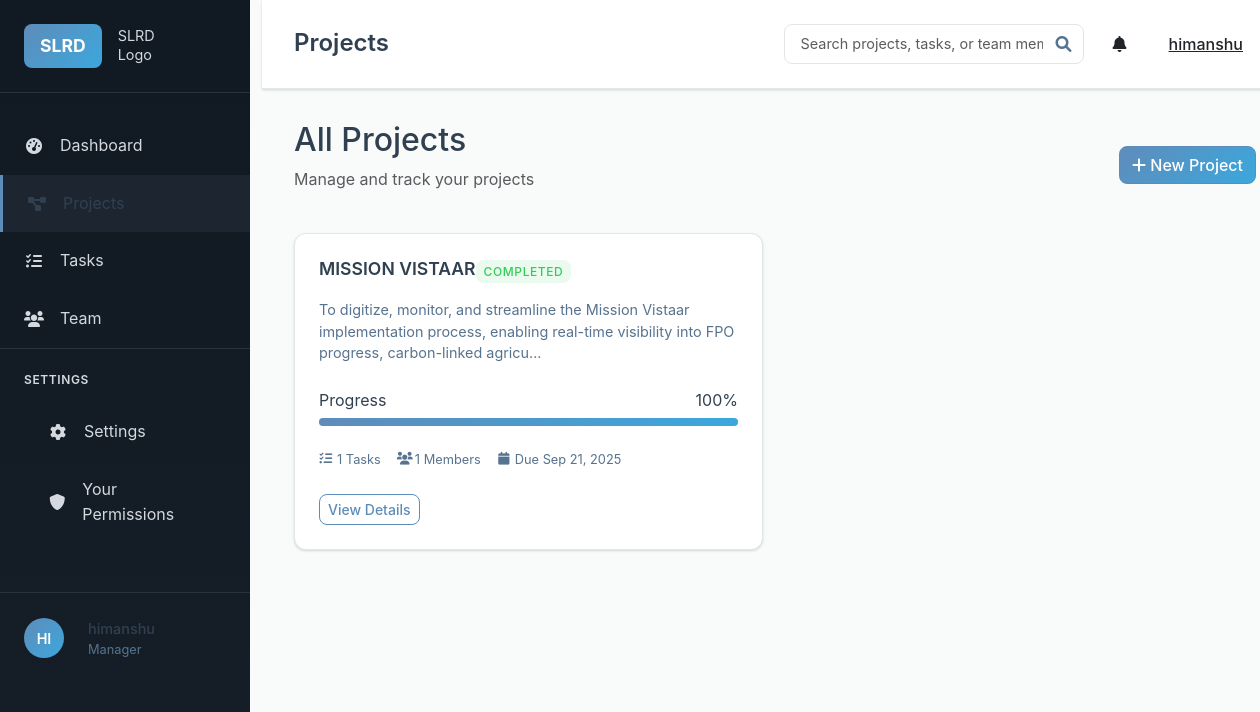
The app's page /projects (signed in) with its own data.
### models.py (models this page shows, shortened)
class User(UserMixin, db.Model):
    id = db.Column(db.Integer, primary_key=True)
    username = db.Column(db.String(80), unique=True, nullable=False)
    email = db.Column(db.String(120), unique=True, nullable=False)
    password_hash = db.Column(db.String(256), nullable=False)
    role = db.Column(db.String(20), nullable=False, default='User')  # Admin, Manager, User
    created_at = db.Column(db.DateTime, default=lambda: datetime.now(timezone.utc))
    manager_id = db.Column(db.Integer, db.ForeignKey('user.id'), nullable=True)
    skills = db.Column(db.Text)  # JSON string of skills array
    managed_users = db.relationship('User', backref=db.backref('manager', remote_side=[id]), lazy='dynamic')
    projects_created = db.relationship('Project', foreign_keys='Project.created_by_id', backref='creator', lazy='dynamic')
    projects_assigned = db.relationship('Project', secondary='project_assignments', back_populates='assigned_users', lazy='dynamic')
    tasks_created = db.relationship('Task', foreign_keys='Task.created_by_id', backref='creator', lazy='dynamic')
    tasks_assigned = db.relationship('Task', foreign_keys='Task.assigned_to_id', backref='assigned_user', lazy='dynamic')
    comments = db.relationship('Comment', backref='author', lazy='dynamic')
    permissions = db.relationship('UserPermission', backref='user', lazy='dynamic', cascade='all, delete-orphan')
    def get_accessible_projects(self):
        if self.role == 'Admin':
            return Project.query.all()
        elif self.role == 'Manager':
            created = Project.query.filter_by(created_by_id=self.id).all()
            assigned = self.projects_assigned.all()
            return list(set(created + assigned))
        else:
            return self.projects_assigned.all()

class Project(db.Model):
    id = db.Column(db.Integer, primary_key=True)
    title = db.Column(db.String(200), nullable=False)
    description = db.Column(db.Text)
    status = db.Column(db.String(20), default='In Progress')  # Just Started, In Progress, Completed
    progress = db.Column(db.Integer, default=0)  # 0-100%
    deadline = db.Column(db.Date)
    created_at = db.Column(db.DateTime, default=lambda: datetime.now(timezone.utc))
    updated_at = db.Column(db.DateTime, default=lambda: datetime.now(timezone.utc), onupdate=lambda: datetime.now(timezone.utc))
    created_by_id = db.Column(db.Integer, db.ForeignKey('user.id'), nullable=False)
    tasks = db.relationship('Task', backref='project', lazy='dynamic', cascade='all, delete-orphan')
    comments = db.relationship('Comment', backref='project', lazy='dynamic', cascade='all, delete-orphan')
    documents = db.relationship('Document', backref='project', lazy='dynamic', cascade='all, delete-orphan')
    assigned_users = db.relationship('User', secondary='project_assignments', back_populates='projects_assigned')
    def is_overdue(self):
        if self.deadline and self.status != 'Completed':
            return datetime.now().date() > self.deadline
        return False

### routes.py (the view)
@app.route('/projects')
@login_required
def projects_list():
    projects = current_user.get_accessible_projects()
    return render_template('projects/list.html', projects=projects)

### app.py (called while the page is built)
@login_manager.user_loader
def load_user(user_id):
    from models import User
    return User.query.get(int(user_id))

### templates/projects/list.html (shortened to what this page needs)
{% extends "base.html" %}
{% block page_title %}Projects{% endblock %}
{% block content %}
<div class="content-header">
    <div class="d-flex justify-content-between align-items-center mb-4">
        <div>
            <h2>All Projects</h2>
            <p class="text-muted">Manage and track your projects</p>
        </div>
        {% if current_user.role in ['Admin', 'Manager'] %}
        <a href="{{ url_for('create_project') }}" class="btn btn-primary">
            <i class="fas fa-plus"></i> New Project
        </a>
        {% endif %}
    </div>
</div>
<div class="projects-grid">
    {% for project in projects %}
    <div class="project-card">
        <div class="project-header">
            <h4>{{ project.title }}</h4>
            <div class="project-status">
                <span class="status-badge status-{{ project.status.lower().replace(' ', '-') }}">
                    {{ project.status }}
                </span>
            </div>
        </div>
        <p class="project-description">{{ project.description[:150] }}...</p>
        <div class="project-progress">
            <div class="d-flex justify-content-between mb-1">
                <span>Progress</span>
                <span>{{ project.progress }}%</span>
            </div>
            <div class="progress">
                <div class="progress-bar" style="width: {{ project.progress }}%"></div>
            </div>
        </div>
        <div class="project-meta">
            <div class="meta-item">
                <i class="fas fa-tasks"></i>
                <span>{{ project.tasks.count() }} Tasks</span>
            </div>
            <div class="meta-item">
                <i class="fas fa-users"></i>
                <span>{{ project.assigned_users|length }} Members</span>
            </div>
            {% if project.deadline %}
            <div class="meta-item">
                <i class="fas fa-calendar"></i>
                <span>Due {{ project.deadline.strftime('%b %d, %Y') }}</span>
            </div>
            {% endif %}
        </div>
        <div class="project-actions">
            <a href="{{ url_for('view_project', project_id=project.id) }}" class="btn btn-outline-primary btn-sm">
                View Details
            </a>
        </div>
    </div>
    {% endfor %}
</div>
{% endblock %}

### templates/base.html (shortened to what this page needs)
<!DOCTYPE html>
<html lang="en">
<head>
    <link href="https://cdn.jsdelivr.net/npm/bootstrap@5.3.0/dist/css/bootstrap.min.css" rel="stylesheet">
    <link href="https://cdnjs.cloudflare.com/ajax/libs/font-awesome/6.0.0/css/all.min.css" rel="stylesheet">
    <link href="{{ url_for('static', filename='css/style.css') }}" rel="stylesheet">
</head>
<body>
    {% if current_user.is_authenticated %}
    <div class="container-fluid">
        <div class="row">
            <div class="col-md-2 p-0">
                <div class="sidebar">
                    <div class="sidebar-header">
                        <div class="logo">
                            <span class="slrd-logo">SLRD</span>
                            <span class="logo-text">SLRD<br>Logo</span>
                        </div>
                    </div>
                    <nav class="sidebar-nav">
                        <ul class="nav flex-column">
                            <li class="nav-item">
                                <a class="nav-link" href="{{ url_for('index') }}">
                                    <i class="fas fa-tachometer-alt"></i> Dashboard
                                </a>
                            </li>
                            <li class="nav-item">
                                <a class="nav-link" href="{{ url_for('projects_list') }}">
                                    <i class="fas fa-project-diagram"></i> Projects
                                </a>
                            </li>
                            <li class="nav-item">
                                <a class="nav-link" href="{{ url_for('tasks_list') }}">
                                    <i class="fas fa-tasks"></i> Tasks
                                </a>
                            </li>
                            {% if current_user.role in ['Admin', 'Manager'] %}
                            <li class="nav-item">
                                <a class="nav-link" href="{{ url_for('team_list') }}">
                                    <i class="fas fa-users"></i> Team
                                </a>
                            </li>
                            {% endif %}
                        </ul>
                        <div class="sidebar-settings">
                            <h6>SETTINGS</h6>
                            <ul class="nav flex-column">
                                <li class="nav-item">
                                    <a class="nav-link" href="{{ url_for('settings') }}">
                                        <i class="fas fa-cog"></i> Settings
                                    </a>
                                </li>
                                <li class="nav-item">
                                    <a class="nav-link" href="{{ url_for('your_permissions') }}">
                                        <i class="fas fa-shield-alt"></i> Your Permissions
                                    </a>
                                </li>
                            </ul>
                        </div>
                    </nav>
                    <div class="sidebar-user">
                        <div class="user-avatar">{{ current_user.username[:2].upper() }}</div>
                        <div class="user-info">
                            <div class="user-name">{{ current_user.username }}</div>
                            <div class="user-role">{{ current_user.role }}</div>
                        </div>
                    </div>
                </div>
            </div>
            <div class="col-md-10 main-content">
                <header class="main-header">
                    <div class="d-flex justify-content-between align-items-center">
                        <h1>{% block page_title %}SLRD Project Management{% endblock %}</h1>
                        <div class="header-actions">
                            <div class="search-box">
                                <input type="text" class="form-control" placeholder="Search projects, tasks, or team members">
                                <i class="fas fa-search"></i>
                            </div>
                            <div class="dropdown">
                                <button class="btn btn-link text-dark" type="button" data-bs-toggle="dropdown">
                                    <i class="fas fa-bell"></i>
                                </button>
                            </div>
                            <div class="dropdown">
                                <button class="btn btn-link text-dark" type="button" data-bs-toggle="dropdown">
                                    {{ current_user.username }}
                                </button>
                            </div>
                        </div>
                    </div>
                </header>
                <div class="content-area">
                    {% block content %}{% endblock %}
                </div>
            </div>
        </div>
    </div>
    {% else %}
    <div class="auth-container">
        {% block auth_content %}{% endblock %}
    </div>
    {% endif %}
</body>
</html>

### records on screen
User: username "HI", username "himanshu", role "Manager"
Project: title "MISSION VISTAAR", status "COMPLETED", description "To digitize, monitor, and streamline the Mission Vistaar implementation process, enabling real-time visibility into FPO progress, carbon-linked agricu", progress "100", tasks.count "1", assigned_users|length "1", deadline "Sep 21, 2025"
